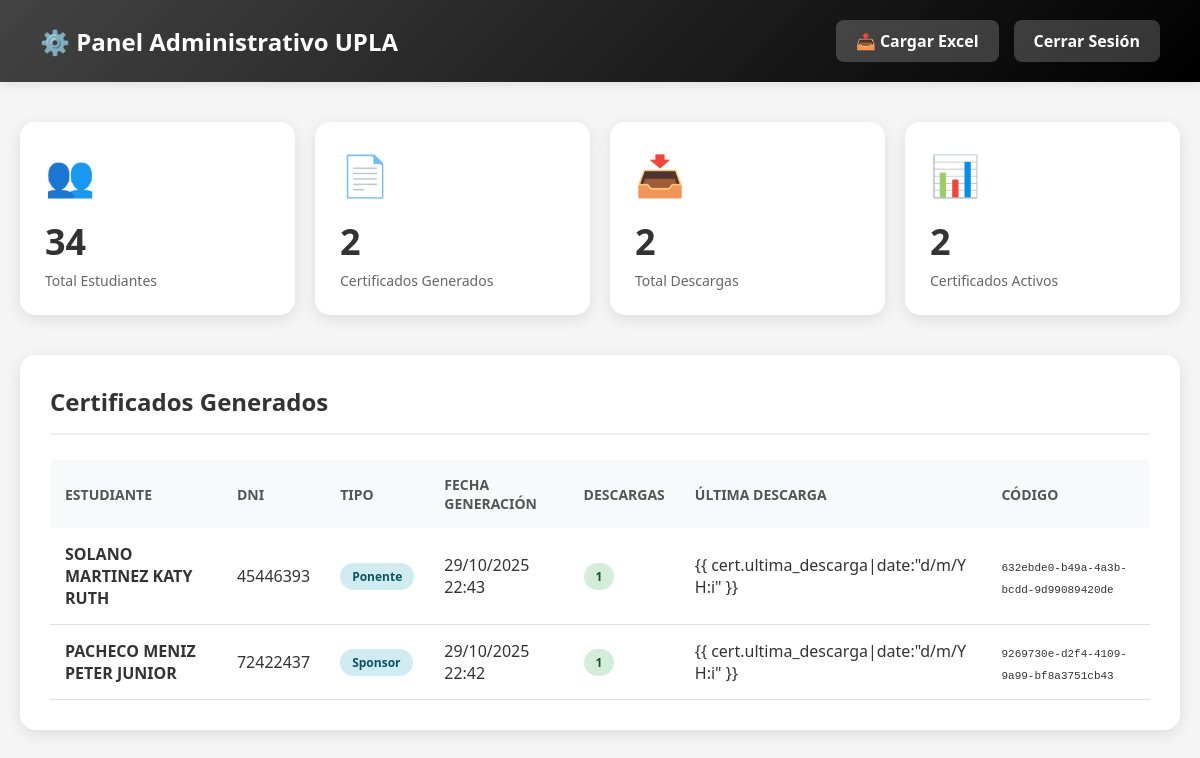
Before: /admin-upla/panel/ (signed in) with the older database file.
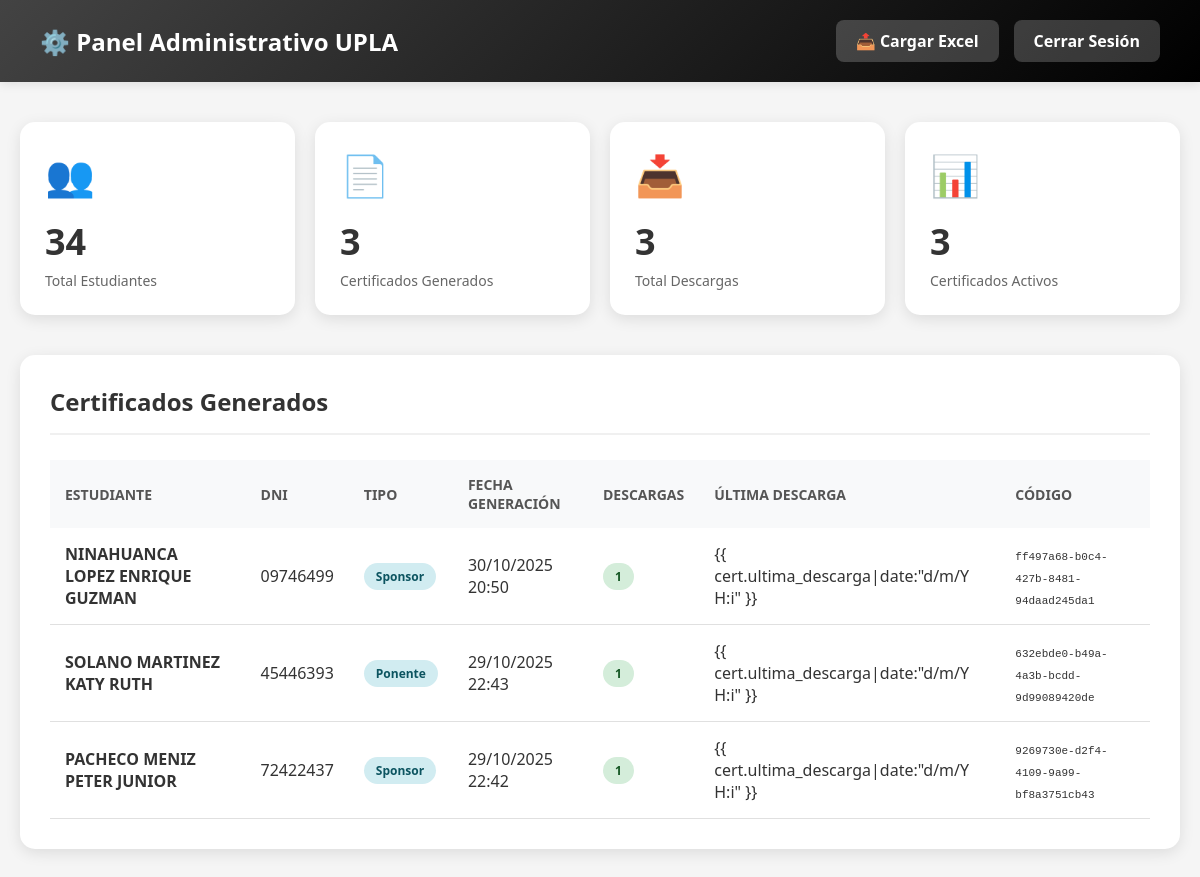
After: the same page with the newer database file.
### app_Certigen/models.py (models this page shows, shortened)
class Certificado(models.Model):
    estudiante = models.OneToOneField(
        Estudiante,
        on_delete=models.CASCADE,
        related_name='certificado'
    )
    codigo_unico = models.UUIDField(
        default=uuid.uuid4,
        editable=False,
        unique=True,
        verbose_name="Código Único"
    )
    archivo_pdf = models.BinaryField(
        verbose_name="Archivo PDF",
        help_text="Certificado en formato PDF",
        null=True,
        blank=True
    )
    fecha_generacion = models.DateTimeField(auto_now_add=True, verbose_name="Fecha de Generación")
    veces_descargado = models.IntegerField(default=0, verbose_name="Veces Descargado")
    ultima_descarga = models.DateTimeField(null=True, blank=True, verbose_name="Última Descarga")
    class Meta:
        verbose_name = "Certificado"
        verbose_name_plural = "Certificados"
        ordering = ['-fecha_generacion']

class Estudiante(models.Model):
    TIPOS_PARTICIPANTE = [
        ('ponente', 'Ponente'),
        ('asistente', 'Asistente'),
        ('organizador', 'Organizador'),
        ('sponsor', 'Sponsor'),
    ]
    nombre_completo = models.CharField(max_length=200, verbose_name="Nombre Completo")
    codigo = models.CharField(max_length=50, unique=True, verbose_name="Código de Estudiante")
    dni = models.CharField(max_length=8, unique=True, verbose_name="DNI")
    tipo_participante = models.CharField(max_length=20, choices=TIPOS_PARTICIPANTE, verbose_name="Tipo de Participante")
    fecha_registro = models.DateTimeField(auto_now_add=True)
    class Meta:
        verbose_name = "Estudiante"
        verbose_name_plural = "Estudiantes"
        ordering = ['nombre_completo']

### app_Certigen/views.py (the view)
# urls.py: path('admin-upla/panel/', views.panel_admin_view, name='panel_admin'),
@login_required
@user_passes_test(es_admin)
def panel_admin_view(request):
    certificados = Certificado.objects.select_related('estudiante').all()
    total_estudiantes = Estudiante.objects.count()
    total_certificados = certificados.count()
    total_descargas = sum(c.veces_descargado for c in certificados)
    context = {
        'certificados': certificados,
        'total_estudiantes': total_estudiantes,
        'total_certificados': total_certificados,
        'total_descargas': total_descargas
    }
    return render(request, 'certigen/panel_admin.html', context)

### app_Certigen/views.py (called while the page is built)
def es_admin(user):
    return user.is_authenticated and user.is_staff

### app_Certigen/templates/certigen/panel_admin.html (shortened to what this page needs)
<!DOCTYPE html>
<html lang="es">
  <head>
  </head>
  <body>
    <div class="header">
      <div class="logo-text">⚙️ Panel Administrativo UPLA</div>
      <div class="header-actions">
        <a href="{% url 'cargar_excel' %}" class="btn-header"
          >📤 Cargar Excel</a
        >
        <a href="{% url 'logout_admin' %}" class="btn-header">Cerrar Sesión</a>
      </div>
    </div>
    <div class="container">
      <div class="stats-grid">
        <div class="stat-card">
          <div class="stat-icon">👥</div>
          <div class="stat-value">{{ total_estudiantes }}</div>
          <div class="stat-label">Total Estudiantes</div>
        </div>
        <div class="stat-card">
          <div class="stat-icon">📄</div>
          <div class="stat-value">{{ total_certificados }}</div>
          <div class="stat-label">Certificados Generados</div>
        </div>
        <div class="stat-card">
          <div class="stat-icon">📥</div>
          <div class="stat-value">{{ total_descargas }}</div>
          <div class="stat-label">Total Descargas</div>
        </div>
        <div class="stat-card">
          <div class="stat-icon">📊</div>
          <div class="stat-value">{{ certificados|length }}</div>
          <div class="stat-label">Certificados Activos</div>
        </div>
      </div>
      <div class="section">
        <div class="section-header">
          <h2 class="section-title">Certificados Generados</h2>
        </div>
        {% if certificados %}
        <div class="table-container">
          <table>
            <thead>
              <tr>
                <th>Estudiante</th>
                <th>DNI</th>
                <th>Tipo</th>
                <th>Fecha Generación</th>
                <th>Descargas</th>
                <th>Última Descarga</th>
                <th>Código</th>
              </tr>
            </thead>
            <tbody>
              {% for cert in certificados %}
              <tr>
                <td><strong>{{ cert.estudiante.nombre_completo }}</strong></td>
                <td>{{ cert.estudiante.dni }}</td>
                <td>
                  <span class="badge badge-info">
                    {{ cert.estudiante.get_tipo_participante_display }}
                  </span>
                </td>
                <td>{{ cert.fecha_generacion|date:"d/m/Y H:i" }}</td>
                <td>
                  <span
                    class="badge {% if cert.veces_descargado > 0 %}badge-success{% else %}badge-warning{% endif %}"
                  >
                    {{ cert.veces_descargado }}
                  </span>
                </td>
                <td>
                  {% if cert.ultima_descarga %} {{
                  cert.ultima_descarga|date:"d/m/Y H:i" }} {% else %}
                  <span style="color: #999">Nunca</span>
                  {% endif %}
                </td>
                <td>
                  <code style="font-size: 11px"
                    >{{ cert.codigo_unico|slice:":8" }}</code
                  >
                </td>
              </tr>
              {% endfor %}
            </tbody>
          </table>
        </div>
        {% endif %}
      </div>
    </div>
  </body>
</html>

Changed rows visible on the page:
added Certificado: estudiante.nombre_completo "NINAHUANCA LOPEZ ENRIQUE GUZMAN", estudiante.dni "09746499", estudiante.tipo_participante "Sponsor", fecha_generacion "30/10/2025 20:50", veces_descargado "1", shows "{{ cert.ultima_descarga|date:\"d/m/Y H:i\" }}", codigo_unico "ff497a68-b0c4-427b-8481-94daad245da1"
Other visible differences:
{{ total_certificados }}: "2" → "3"
{{ total_descargas }}: "2" → "3"
{{ certificados|length }}: "2" → "3"
